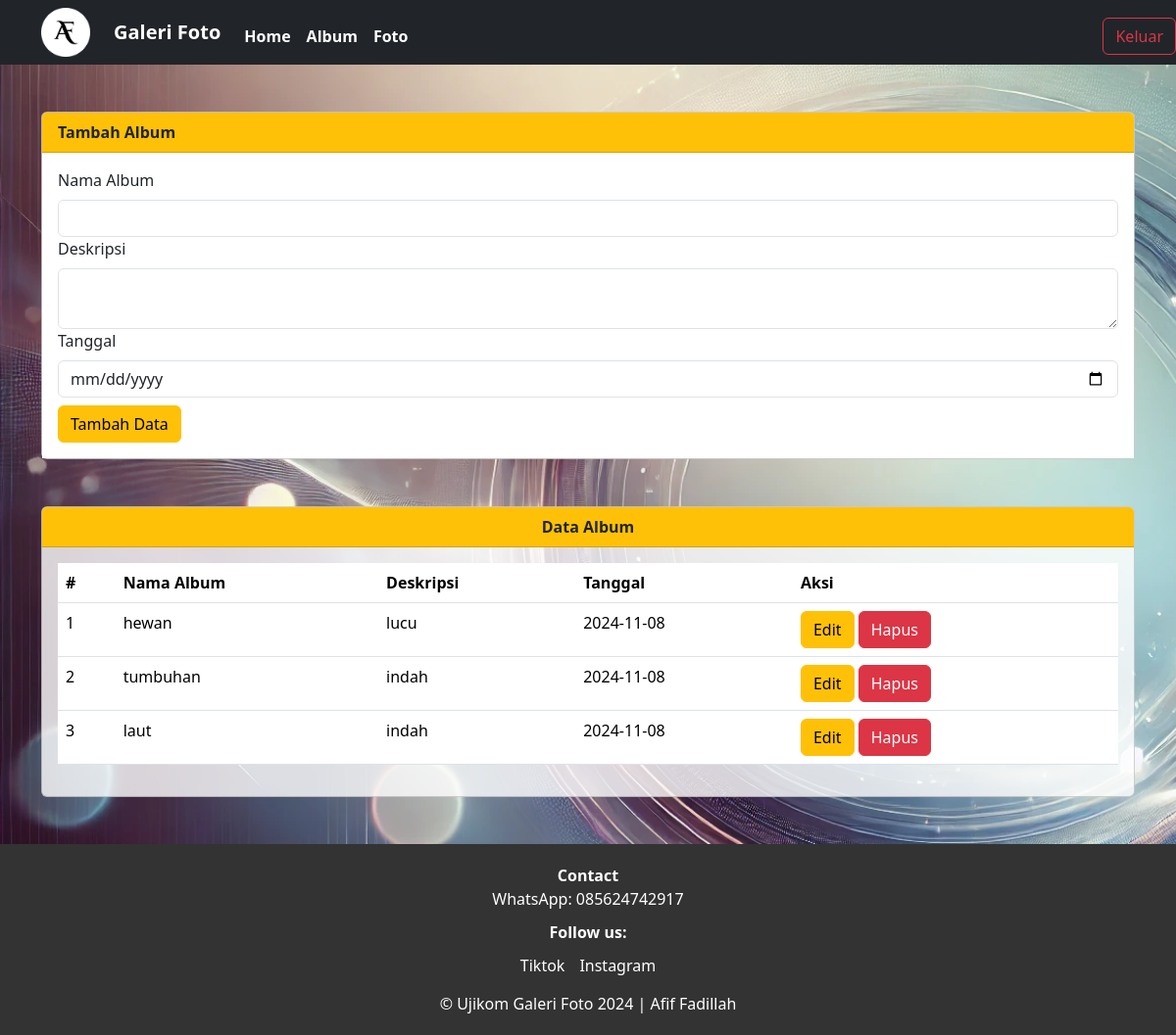
The page /admin/album.php (signed in) on the database its author committed.
### tables this page shows
CREATE TABLE `album` (
  `albumid` int(11) NOT NULL,
  `namaalbum` varchar(255) NOT NULL,
  `deskripsi` text NOT NULL,
  `tanggaldibuat` date NOT NULL,
  `userid` int(11) NOT NULL
);

### admin/album.php (the view, shortened to what this page needs)
<?php
include '../config/koneksi.php';
?>
<!DOCTYPE html>
<html lang="en">
<head>
  <link href="https://cdn.jsdelivr.net/npm/bootstrap@5.3.3/dist/css/bootstrap.min.css" rel="stylesheet"
>
</head>
<body>
  <nav class="navbar navbar-expand-lg bg-dark">
    <div class="container">
      <img src="../assets/img/image-modified.png" width="50px" height="50px">
      <a class="navbar-brand text-white fw-bold ms-4" href="index.php"> Galeri Foto</a>
      <div class="collapse navbar-collapse mt-2" id="navbarNav">
        <ul class="navbar-nav me-auto">
          <li class="nav-item">
            <a class="nav-link active text-white fw-bold" aria-current="page" href="home.php">Home</a>
          </li>
          <li class="nav-item">
            <a class="nav-link active text-white fw-bold" aria-current="page" href="album.php">Album</a>
          </li>
          <li class="nav-item">
            <a class="nav-link active text-white fw-bold" aria-current="page" href="foto.php">Foto</a>
          </li>
        </ul>
        <a href="../config/aksi_logout.php" class="btn btn-outline-danger position-absolute end-0">Keluar</a>
      </div>
    </div>
  </nav>
  <div class="container">
      <div class="col-md-12">
        <div class="card mt-5">
          <div class="card-header bg-warning text-dark fw-bold">Tambah Album</div>
          <div class="card-body bg-white">
            <form action="../config/aksi_album.php" method="POST">
              <label class="form-label">Nama Album</label>
              <input type="text" name="namaalbum" class="form-control" required>
              <label class="form-label">Deskripsi</label>
              <textarea class="form-control" name="deskripsi" required></textarea>
              <label class="form-label">Tanggal</label>
              <input type="date" name="tanggaldibuat" class="form-control" required>
              <button type="submit" class="btn btn-warning mt-2" name="tambah">Tambah Data</button>
            </form>
          </div>
        </div>
      </div>
      <div class="col-md-12">
        <div class="card mt-5">
          <div class="card-header text-center bg-warning text-dark fw-bold">Data Album</div>
          <div class="card-body">
            <table class="table">
              <thead>
                <tr>
                  <th>#</th>
                  <th>Nama Album</th>
                  <th>Deskripsi</th>
                  <th>Tanggal</th>
                  <th>Aksi</th>
                </tr>
              </thead>
              <tbody>
                <?php
                $no = 1;
                $userid = $_SESSION['userid'];
                $sql = mysqli_query($koneksi, "SELECT * FROM album WHERE userid='$userid'");
                while ($data = mysqli_fetch_array($sql)) {
                  ?>
                  <tr>
                    <td><?php echo $no++ ?></td>
                    <td><?php echo $data['namaalbum'] ?></td>
                    <td><?php echo $data['deskripsi'] ?></td>
                    <td><?php echo $data['tanggaldibuat'] ?></td>
                    <td>
                      <button type="button" class="btn btn-warning" data-bs-toggle="modal"
                        data-bs-target="#edit<?php echo $data['albumid'] ?>">
                        Edit
                      </button>
                      <button type="button" class="btn btn-danger" data-bs-toggle="modal"
                        data-bs-target="#hapus<?php echo $data['albumid'] ?>">
                        Hapus
                      </button>
                    </td>
                  </tr>
                <?php } ?>
              </tbody>
            </table>
          </div>
        </div>
      </div>
  </div>
  <footer class="mt-5">
    <div style="background-color: #333; color: #fff; padding: 20px; text-align: center;">
        <p style="margin: 0; padding: 0;">
            <strong>Contact</strong><br>
            WhatsApp: 085624742917
        </p>
        <p style="margin: 10px 0; padding: 0;">
            <strong>Follow us:</strong>
        </p>
        <div style="display: flex; justify-content: center; gap: 15px; margin-bottom: 15px;">
            <a href="https://www.tiktok.com/@afiffadillah690" style="color: #fff; text-decoration: none;">Tiktok</a>
            <a href="https://www.instagram.com/afif_fadill17/" style="color: #fff; text-decoration: none;">Instagram</a>
        </div>
        <p style="margin: 0;">&copy; Ujikom Galeri Foto 2024 | Afif Fadillah</p>
    </div>
</footer>
</body>
</html>

### admin/album.php (style rules this page uses)
body { background-image: url('../assets/img/bg.png'); background-size: cover; background-repeat: no-repeat; background-attachment: fixed; }
.card { background-color: rgba(255, 255, 255, 0.8); }

### rows shown on the page
album: namaalbum "hewan", deskripsi "lucu", tanggaldibuat "2024-11-08"
album: namaalbum "tumbuhan", deskripsi "indah", tanggaldibuat "2024-11-08"
album: namaalbum "laut", deskripsi "indah", tanggaldibuat "2024-11-08"
